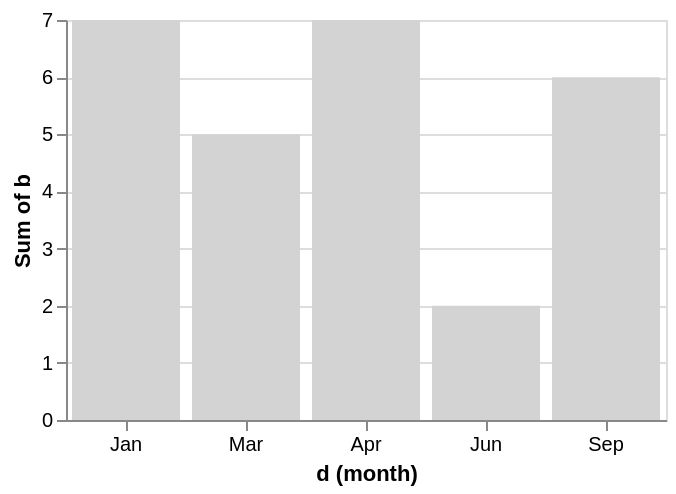

Express this chart as Vega-Lite.
### Vega-Lite specification from a JSON file in a GitHub repository (floating-point values rounded to 4 significant figures)
{"$schema": "https://vega.github.io/schema/vega-lite/v6.json", "data": {"values": [{"a": 1, "b": 3, "c": "x", "d": "2020-01-01"}, {"a": 2, "b": 5, "c": "y", "d": "2020-03-01"}, {"a": 3, "b": 2, "c": "x", "d": "2020-06-01"}, {"a": 4, "b": 6, "c": "z", "d": "2020-09-01"}, {"a": 5, "b": 4, "c": "y", "d": "2021-01-01"}, {"a": 6, "b": 7, "c": "z", "d": "2021-04-01"}]}, "width": 300, "height": 200, "layer": [{"params": [{"name": "p1", "select": {"type": "point", "encodings": ["x"]}, "value": [{"x": "2020-06-01"}]}], "mark": "bar", "encoding": {"x": {"field": "d", "type": "ordinal", "timeUnit": "month"}, "y": {"field": "b", "type": "quantitative", "aggregate": "sum"}, "color": {"condition": {"param": "p1", "value": "steelblue"}, "value": "lightgray"}}}, {"transform": [{"filter": {"param": "p1"}}], "mark": "rule", "encoding": {"x": {"field": "d", "type": "ordinal", "timeUnit": "month"}, "color": {"value": "firebrick"}}}]}
